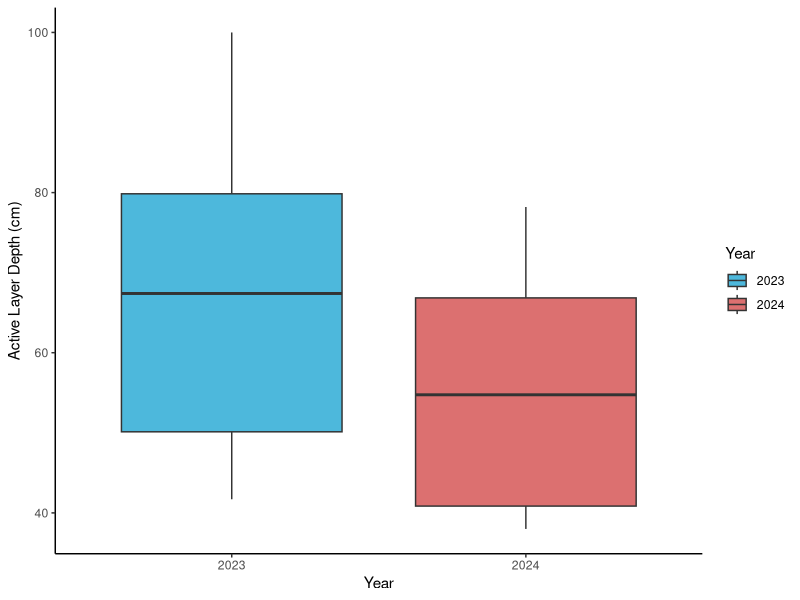
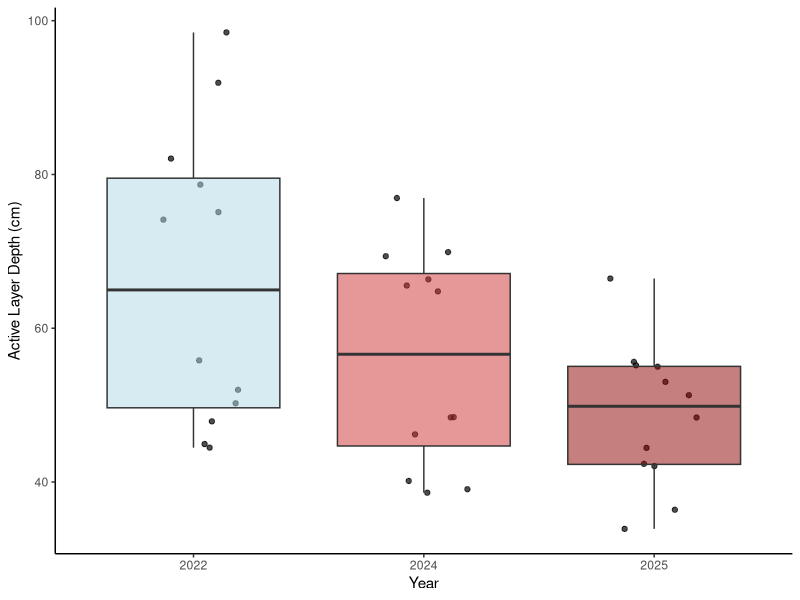

Source code (R) for these figures, in order: (Note: this script raises an error after producing the figures.)
# ACTIVE LAYER DEPTH COMPARISON
# 19/01/2026

# LOAD LIBRARIES----
library(ggplot2)
library(dplyr)
library(readxl)
library(tidyr)

# LOAD DATA----
ald_data <- read_excel("datasets/QHI_roots_data/active_layer_depths_data.xlsx")
ald_all_years<-read_excel("datasets/QHI_roots_data/active_layer_thaw_combined.xlsx")

# DATA CLEANING----
ald_data$year <- as.factor(ald_data$year)
ald_all_years$year <- as.factor(ald_all_years$year)

# ACTIVE LAYER 2022 VS 2024 ----
(ald_plot<-ald_data %>%
    filter(year %in% c(2023, 2024)) %>%
    ggplot(aes(x = year, y = depth, fill = as.factor(year))) +
    geom_boxplot(position = position_dodge(width = 0.8), alpha = 0.7) +
    labs(
      x = "Year",
      y = "Active Layer Depth (cm)",
      fill = "Year") +
    scale_fill_manual(values = c("2023" = "deepskyblue3", "2024" = "brown3"))+
    theme_classic() 
)

# WTF is active layer depth decreasing post heatwave- surely over the years active layer is getting bigger from permafrost thawing 
# some explanations 
# 1. Measurement error or inconsistencies in data collection methods between years or mixed up two years when putting data folder together 
# 2. Unusual weather patterns in 2024 that led to shallower active layers, such as increased precipitation or cooler temperatures (though doesn't correlate with temperature data)
# 3. Changes in vegetation cover or soil composition that could affect insulation and heat transfer to the permafrost layer- i.e. increase in vegetation cover, more mosses under warmer temperatures, create blanket and insulate?

# OLD PLOT -- ACTIVE LAYER 2022, 2024, 2025 COMPARISON----
(ald_all_years_plot<-ald_all_years %>%
    ggplot(aes(x = year, y = thaw_av, fill = as.factor(year))) +
    geom_jitter(width = 0.2, alpha = 0.7) +
    geom_boxplot(position = position_dodge(width = 0.8), alpha = 0.5) +
    labs(
      x = "Year",
      y = "Active Layer Depth (cm)",
      fill = "Year") +
    scale_fill_manual(values = c("2022" = "lightblue", "2024" = "brown3", "2025"= "darkred"))+
    theme_classic()+
    theme(legend.position = "none")
)

# Why is active layer decreasing over time? Unless its been labelled wrong and instead of active layer it should be permafrost layer? But how would they measure that?
# Makes more sense that over the years, with heatwaves and CC for active layer depth to increase as permafrost thaw increases?
# worth noting though that our root core depths only go to 30 cm which isn't even the minimum of any of these ald 
# so maybe the active layer depth data is correct but our root data isn't deep enough to capture roots in the full active layer?


# NEW PLOT- ACTIVE LAYER 2022, 2024, 2025 COMPARISON----

# clean data
ald_all_years <- ald_all_years %>%
  mutate(year = as.factor(year))
# filter data for in 2022 doy 217, in 2024 doy 223 & 224, in 2025 doy 223 & 225
ald_filtered <- ald_all_years %>%
  filter((year == 2022 & doy == 217) |
           (year == 2023 & doy == 228) |
           (year == 2024 & doy %in% c(223, 224)) |
           (year == 2025 & doy %in% c(223, 225)))
# filtering for last sampling dates in each year to compare ALD across years 

# plot 
(ald_all_years_plot <- ggplot(ald_filtered, aes(x = year, y = thaw_av, fill = year)) +
    geom_jitter(width = 0.2, alpha = 0.7) +
    geom_boxplot(position = position_dodge(width = 0.8), alpha = 0.5) +
    labs(title = "Active Layer Depth Across Years at End of Growing Season",
         x = "Year",
         y = "Active Layer Depth (cm)") +
    scale_fill_manual(values = c("2022" = "brown1","2023"= "brown2", "2024" = "brown3", "2025"= "darkred"))+
    theme_classic() +
    theme(legend.position = "none")
)


# ANOVA TEST ACTIVE LAYER DEPTH YEARS----
anova_ald<- aov(thaw_av ~ year, data = ald_all_years)
summary(anova_ald)
# significant difference in active layer depth between years (p-value = 0.0213)


# CHECK ASSUMPTIONS----
# normality of residuals
plot(anova_ald)
shapiro.test(residuals(anova_ald))
hist(residuals(anova_ald))
# normal?

# homogeneity of variance
bartlett.test(thaw_av ~ year, data = ald_all_years)
# also fine


# ACTIVE LAYER PAST YEARS----
# incls years post large thaw in 2023 
(ald_all_years_plot<-ald_all_years %>%
    ggplot(aes(x = year, y = thaw_av)) +
    geom_point(alpha = 0.5) +
    geom_smooth(method = "lm")+
    labs(x = "Year",
         y = "Active Layer Depth (cm)") +
   annotate("text", x = 1990, y = 5, label = "R2 = 0.004", size = 5, color = "black")+
    theme_classic()+
    theme(axis.text.x = element_text(angle = 45, hjust = 1))+
   scale_y_reverse()+
   geom_hline(yintercept = 0, linetype = "dashed", color = "black", linewidth = 1)
   
)

# analysis of the line- not right, want to determine significance of ald across all years 
mod1 <- lm(thaw_av ~ as.numeric(as.character(year)), data = ald_all_years)
summary(mod1)
# p= 0.04861 - significant but when look at r2 value its 0.004
# very weak relationship between year and ald
# thaw depth decreasing by 0.10cm per year
# very small trend, but let's see what happens when we exclude the 2024 and 2025


# normality of residuals
plot(mod1)
shapiro.test(residuals(mod1))
hist(residuals(mod1))
# normal


# interesting, inclusion of 2024 and 2024 now changes the pattern
# from Isla's report, up until 2023, ALDs were increasing, but now decreasing/not changed now since 1986
# but this hides what has actually been happening i.e. the large thawing in 2023
# climate change is impacting, unlike what this figure would suggets 


# do figure removing years 2024 and 2025 to see how its been increasing ALD 
ald_pre2023 <- ald_all_years %>%
  filter(year %in% c(1986:2023))



(ald_pre2023_plot<-ald_pre2023 %>%
    ggplot(aes(x = year, y = thaw_av)) +
    geom_point(alpha = 0.5) +
    geom_smooth(method = "lm")+
    labs(x = "Year",
         y = "Active Layer Depth (cm)") +
    annotate("text", x = 1990, y = 5, label = "R2 = 0.24", size = 5, color = "black")+
    theme_classic()+
    theme(axis.text.x = element_text(angle = 45, hjust = 1))+
    scale_y_reverse()+
    geom_hline(yintercept = 0, linetype = "dashed", color = "black", linewidth = 1)
)
 


# COMBINE FIGURES----
library(patchwork)
combined_ald_plot<- ald_pre2023_plot | ald_all_years_plot
combined_ald_plot
